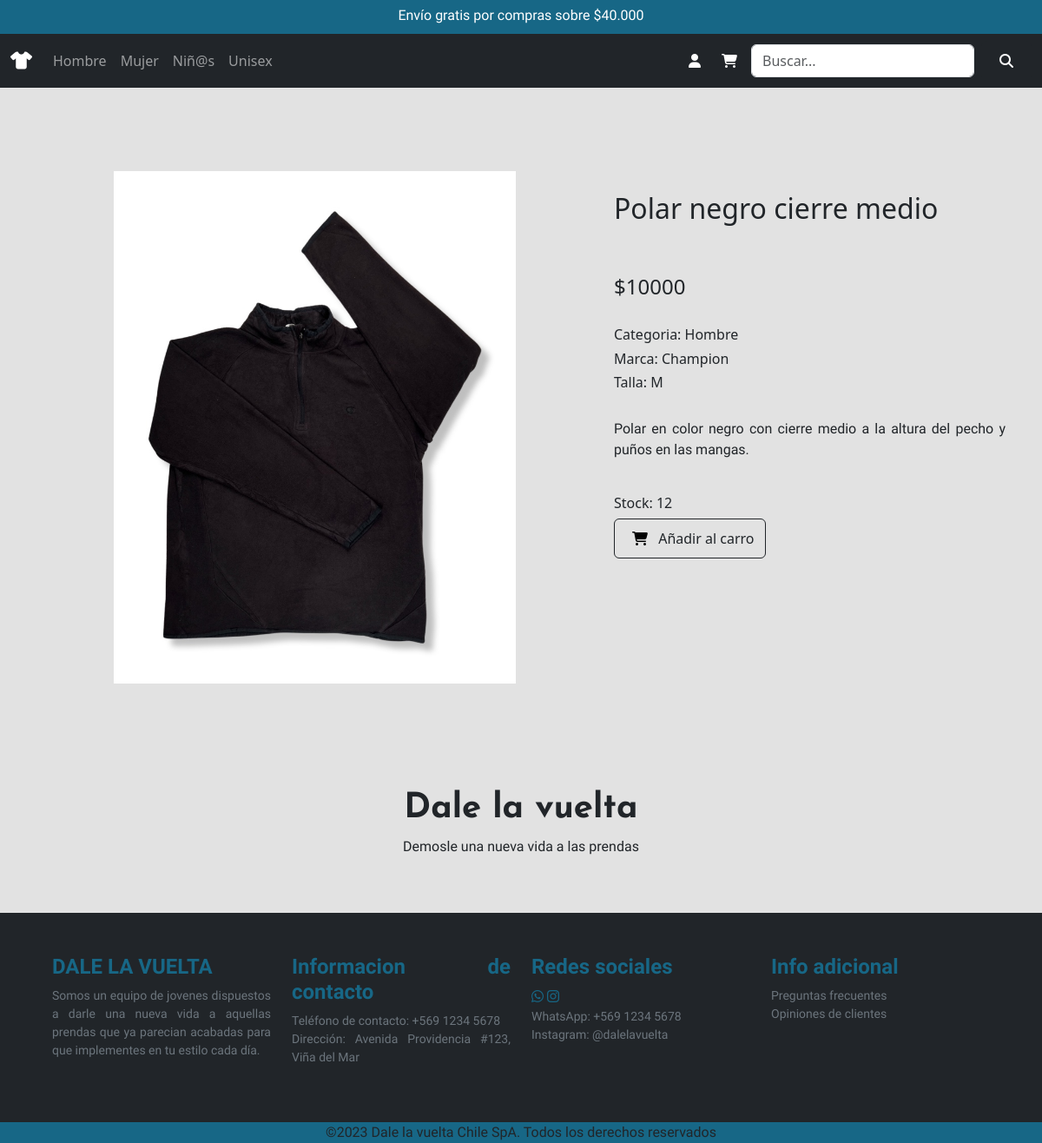
Page /detalle/2 on the committed database.
### venta/models.py (models this page shows, shortened)
class Producto(models.Model):
    id_producto     = models.BigAutoField(db_column='idProducto', primary_key=True)
    id_categoria    = models.ForeignKey('Categoria', on_delete=models.CASCADE, db_column='idCategoria')
    nombre          = models.CharField(max_length=25)
    marca           = models.CharField(max_length=25)
    descripcion     = models.CharField(max_length=200)
    talla           = models.CharField(max_length=4)
    precio          = models.IntegerField()
    stock           = models.IntegerField()
    imagen          = models.ImageField(upload_to='productos/', null=True)

class Categoria(models.Model):
    id_categoria    = models.BigAutoField(db_column='idCategoria', primary_key=True)
    descripcion     = models.CharField(max_length=25)
    def __str__(self):
        return str(self.descripcion)

### venta/views.py (the view)
# urls.py: path('detalle/<str:pk>', views.detalle_view,name='detalle'),
def detalle_view(request,pk):
    producto = Producto.objects.get(id_producto=pk)
    context = {"producto":producto}
    return render(request, 'venta/detalle.html',context)

### venta/templates/venta/detalle.html (shortened to what this page needs)
{% load static %}
<!DOCTYPE html>
<html lang="es">
<head>
    <link href="https://cdn.jsdelivr.net/npm/bootstrap@5.3.0-alpha2/dist/css/bootstrap.min.css" rel="stylesheet">
    <link rel="stylesheet" href="{% static 'venta/css/style.css' %}">
</head>
<body>
    <section>
        <header>
            <div>
                <div id="header" class="carousel slide" data-bs-ride="carousel">
                    <div id="fuente-header" class="carousel-inner">
                        <div class="carousel-item active">
                            <h6 class="text-center p-1 pt-2">Envío gratis por compras sobre $40.000</h6>
                        </div>
                    </div>
                </div>
            </div>
            <div class="container-fluid p-0">
                <nav class="navbar navbar-expand-sm navbar-dark bg-dark">
                    <div class="container-fluid">
                        <a class="navbar-brand" href="{% url 'index' %}"><i class="fa-solid fa-shirt"></i></a>
                        <div class="collapse navbar-collapse" id="mynavbar">
                            <ul class="navbar-nav me-auto">
                                <li class="nav-item">
                                    <a class="nav-link" href="{% url 'hombre' %}" id="linkHombre">Hombre</a>
                                </li>
                                <li class="nav-item">
                                    <a class="nav-link" href="{% url 'mujer' %}" id="linkMujer">Mujer</a>
                                </li>
                                <li class="nav-item">
                                    <a class="nav-link" href="{% url 'infantil' %}" id="linkInfantil">Niñ@s</a>
                                </li>
                                <li class="nav-item">
                                    <a class="nav-link" href="{% url 'unisex' %}" id="linkUnisex">Unisex</a>
                                </li>
                            </ul>
                            <div class="d-flex align-items-center text-white">
                                {% if user.is_authenticated %}
                                    <p class="d-flex pt-3 me-2">¡Hola! {{user.username}}</p>
                                    <a class="rounded me-3" href="{% url 'usuario' %}"><i class="fa-solid fa-user p-2 text-white"></i></a>
                                    {% if user.is_staff %}
                                        <a class="rounded me-3" href="{% url 'producto_mod' %}"><i class="fa-solid fa-database text-white"></i></a>
                                    {% endif %}
                                {% else %}
                                    <a class="rounded me-2" href="{% url 'login' %}"><i class="fa-solid fa-user p-2 text-white"></i></a>
                                {% endif %}
                                <a class="rounded me-2" href="{% url 'carrito' %}"><i class="fa-solid fa-cart-shopping p-2 text-white"></i></a>
                            </div>
                            <form class="d-flex align-items-center" action="{% url 'producto_search' %}" method="GET">
                                <input class="form-control me-2" type="search" placeholder="Buscar..." name="prodbuscar">
                                <button type="submit" class="btn btn-dark">
                                    <i class="fa-solid fa-magnifying-glass p-2 text-white"></i>
                                </button>
                            </form>
                        </div>
                    </div>
                </nav>
            </div>
        </header>
        <br>
        <br>
        <br>
        <br>
        <div class="container">
            <div class="row">
                <div class="col-lg-7 col-sm-12 d-block">
                    <div class="container d-flex justify-content-center">
                        <img src="{{producto.imagen.url}}" alt="imagen-producto" class="w-75">
                    </div>
                </div>
                <div class="col-lg-5 col-sm-12 d-block">
                    <div>
                        <br>
                        <h2>{{producto.nombre}}</h2>
                        <br>
                        <br>
                        <h4>${{producto.precio}}</h4>
                        <br>
                    </div>
                        <h6 class="fw-medium">Categoria: <span class="fw-normal">{{producto.id_categoria}}</span></h6>
                        <h6 class="fw-medium">Marca: <span class="fw-normal">{{producto.marca}}</span></h6>
                        <h6 class="fw-medium">Talla: <span class="fw-normal">{{producto.talla}}</span></h6>
                        <br>
                        <p class="justificar">{{producto.descripcion}}</p>
                        <br>
                        <h6>Stock: {{producto.stock}}</h6>
                        <a href="{% url 'carrito_add' pk=producto.id_producto %}">
                            <button class="btn btn-outline-dark">
                                <i class="fa-solid fa-cart-shopping p-2 text-black"></i>
                                Añadir al carro
                            </button>
                        </a>
                        <br>
                        <br>
                    </div>
                </div>
            </div>
        <br>
        <br>
        <br>
        <div id="fuente-titulo" class="p-5 text-center">
            <h1 class="fw-bold">Dale la vuelta</h1>
            <p>Demosle una nueva vida a las prendas</p>
        </div>
        <footer id="fuente-footer" class="row p-5 ancho-total m-0">
            <div class="col-xs-12 col-md-6 col-lg-3">
                <h4 class="fw-bold">DALE LA VUELTA</h4>
                <p class="m-0 small text-secondary">Somos un equipo de jovenes dispuestos a darle una nueva vida a aquellas prendas que ya parecian acabadas para que implementes en tu estilo cada día.</p>
            </div>
            <div class="col-xs-12 col-md-6 col-lg-3">
                <h4 class="fw-bold">Informacion de contacto</h4>
                <p class="m-0 small text-secondary">Teléfono de contacto: +569 1234 5678</p>
                <p class="small text-secondary">Dirección: Avenida Providencia #123, Viña del Mar</p>
            </div>
            <div class="col-xs-12 col-md-6 col-lg-3">
                <h4 class="fw-bold">Redes sociales</h4>
                <i id="animacion" class="fa-brands fa-whatsapp pe-1 animacion"></i><i class="fa-brands fa-instagram animacion"></i>
                <p class="m-0 small text-secondary">WhatsApp: +569 1234 5678</p>
                <p class="small text-secondary">Instagram: @dalelavuelta</p>
            </div>
            <div class="col-xs-12 col-md-6 col-lg-3">
                <h4 class="fw-bold">Info adicional</h4>
                <p class="m-0 small text-secondary animacion">Preguntas frecuentes</p>
                <p class="small text-secondary animacion">Opiniones de clientes</p>
            </div>
        </footer>
        <div class="container-fluid text-center color-footer">
            <p class="m-0">©2023 Dale la vuelta Chile SpA. Todos los derechos reservados</p>
        </div>
    </section>
</body>
</html>

### venta/static/venta/CSS/style.css (style rules this page uses)
* { margin: 0; }
body { background-color: #e2e2e2; width: 100%; }
header { background-color: #176786; height: 15%; width: 100%; }
footer { background-color: #212529; height: 10%; }
p { font-family: 'Assistant', sans-serif; }
#fuente-header { font-family: 'Signika', sans-serif; color: #ffffff; }
#fuente-titulo { font-family: 'Josefin Sans', sans-serif; }
#fuente-footer { font-family: 'Signika', sans-serif; color: #176786; text-align: justify; }
.color-footer { background-color: #176786; }
.ancho-total { width: 100%; }
.justificar { text-align: justify; }

### rows in the picture
Producto: imagen (picture), nombre "Polar negro cierre medio", precio "10000", id_categoria "Hombre", marca "Champion", talla "M", descripcion "Polar en color negro con cierre medio a la altura del pecho y puños en las mangas.", stock "12"
